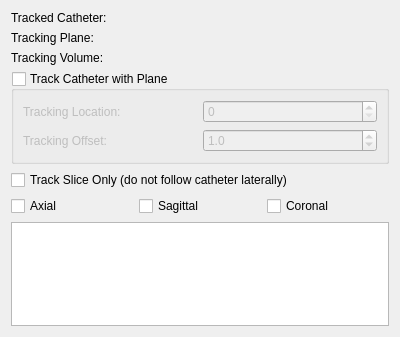
<?xml version="1.0" encoding="UTF-8"?>
<ui version="4.0">
 <class>CathTracking</class>
 <widget class="QWidget" name="CathTracking">
  <property name="geometry">
   <rect>
    <x>0</x>
    <y>0</y>
    <width>400</width>
    <height>337</height>
   </rect>
  </property>
  <property name="windowTitle">
   <string>Form</string>
  </property>
  <layout class="QGridLayout" name="gridLayout">
   <item row="0" column="0">
    <widget class="QLabel" name="label">
     <property name="text">
      <string>Tracked Catheter:</string>
     </property>
    </widget>
   </item>
   <item row="1" column="0">
    <widget class="QLabel" name="label_2">
     <property name="text">
      <string>Tracking Plane:</string>
     </property>
    </widget>
   </item>
   <item row="2" column="0">
    <widget class="QLabel" name="label_5">
     <property name="text">
      <string>Tracking Volume: </string>
     </property>
    </widget>
   </item>
   <item row="3" column="0">
    <widget class="QGroupBox" name="trackGroupBox">
     <property name="title">
      <string>Track Catheter with Plane</string>
     </property>
     <property name="checkable">
      <bool>true</bool>
     </property>
     <property name="checked">
      <bool>false</bool>
     </property>
     <layout class="QVBoxLayout" name="verticalLayout">
      <item>
       <layout class="QHBoxLayout" name="horizontalLayout_3">
        <item>
         <widget class="QLabel" name="label_3">
          <property name="text">
           <string>Tracking Location:</string>
          </property>
         </widget>
        </item>
        <item>
         <widget class="QSpinBox" name="trackLocSpinBox"/>
        </item>
       </layout>
      </item>
      <item>
       <layout class="QHBoxLayout" name="horizontalLayout_4">
        <item>
         <widget class="QLabel" name="label_4">
          <property name="text">
           <string>Tracking Offset:</string>
          </property>
         </widget>
        </item>
        <item>
         <widget class="QDoubleSpinBox" name="trackOffsetDoubleSpinBox">
          <property name="keyboardTracking">
           <bool>false</bool>
          </property>
          <property name="decimals">
           <number>1</number>
          </property>
          <property name="minimum">
           <double>0.000000000000000</double>
          </property>
          <property name="maximum">
           <double>500.000000000000000</double>
          </property>
          <property name="value">
           <double>1.000000000000000</double>
          </property>
         </widget>
        </item>
       </layout>
      </item>
     </layout>
    </widget>
   </item>
   <item row="4" column="0">
    <layout class="QVBoxLayout" name="verticalLayout_2">
     <item>
      <widget class="QCheckBox" name="sliceOnlyCheckBox">
       <property name="text">
        <string>Track Slice Only (do not follow catheter laterally)</string>
       </property>
      </widget>
     </item>
     <item>
      <layout class="QHBoxLayout" name="horizontalLayout">
       <item>
        <widget class="QCheckBox" name="axialCheck">
         <property name="text">
          <string>Axial</string>
         </property>
        </widget>
       </item>
       <item>
        <widget class="QCheckBox" name="sagittalCheck">
         <property name="text">
          <string>Sagittal</string>
         </property>
        </widget>
       </item>
       <item>
        <widget class="QCheckBox" name="coronalCheck">
         <property name="text">
          <string>Coronal</string>
         </property>
        </widget>
       </item>
      </layout>
     </item>
     <item>
      <widget class="QTextEdit" name="trackedPairs">
       <property name="readOnly">
        <bool>true</bool>
       </property>
      </widget>
     </item>
    </layout>
   </item>
  </layout>
 </widget>
 <resources/>
 <connections/>
</ui>
